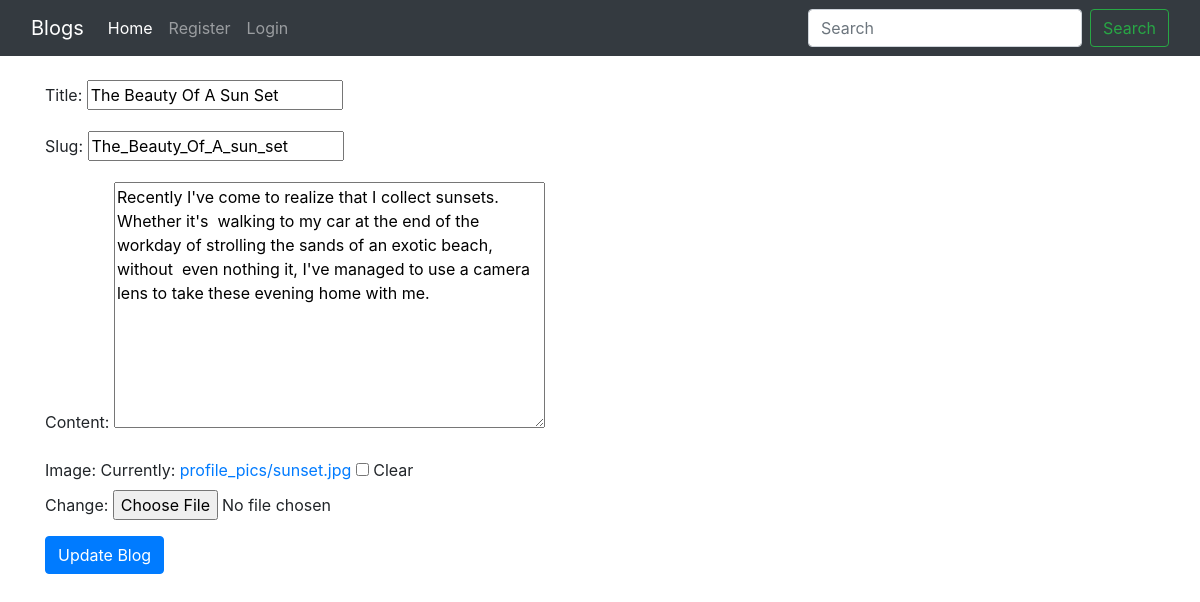
Page /edit_blog_post/The_Beauty_Of_A_sun_set/ on the committed database.
### blog/models.py (models this page shows, shortened)
class BlogPost(models.Model):
    title = models.CharField(max_length= 300)
    author = models.ForeignKey(User, on_delete= models.CASCADE)
    slug = models.CharField(max_length= 130)
    content=models.TextField()
    image = models.ImageField(upload_to="profile_pics", blank=True, null=True)
    dateTime=models.DateTimeField(auto_now_add=True)

### blog/views.py (the view)
# urls.py: path('edit_blog_post/<str:slug>/',UpdatePostView.as_view(),name='edit_blog_post'),
class UpdatePostView(UpdateView):
    model = BlogPost
    template_name = 'edit_blog_post.html'
    fields = ['title', 'slug', 'content', 'image']

### templates/edit_blog_post.html (shortened to what this page needs)
{% extends 'base.html' %}
{% block content %}
<form enctype="multipart/form-data" method="POST"> {% csrf_token %}
    <div class="container mt-4">
        {{ form.as_p }}
        <button class="btn btn-primary">Update Blog</button>
    </div>
</form>
{% endblock %}

### rows in the picture
BlogPost: title "The Beauty Of A Sun Set", slug "The_Beauty_Of_A_sun_set", content "Recently I've come to realize that I collect sunsets. Whether it's walking to my car at the end of the workday of strolling the sands of an exotic beach, without even nothing it, I've managed to use a camera lens to take these evening home with me."
